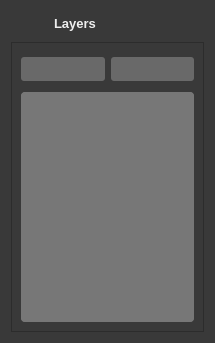
<?xml version="1.0" encoding="UTF-8"?>
<ui version="4.0">
 <class>LayerWidget</class>
 <widget class="QWidget" name="LayerWidget">
  <property name="geometry">
   <rect>
    <x>0</x>
    <y>0</y>
    <width>215</width>
    <height>343</height>
   </rect>
  </property>
  <property name="windowTitle">
   <string>Form</string>
  </property>
  <property name="styleSheet">
   <string notr="true">background-color: rgb(57,57, 57);
</string>
  </property>
  <layout class="QVBoxLayout" name="verticalLayout_2">
   <item>
    <widget class="QWidget" name="widget" native="true">
     <layout class="QHBoxLayout" name="horizontalLayout" stretch="1,5">
      <property name="topMargin">
       <number>5</number>
      </property>
      <property name="bottomMargin">
       <number>5</number>
      </property>
      <item>
       <widget class="QLabel" name="Icon">
        <property name="text">
         <string/>
        </property>
        <property name="pixmap">
         <pixmap resource="../../res.qrc">:/images/ressources/layers_icon.png</pixmap>
        </property>
       </widget>
      </item>
      <item>
       <widget class="QLabel" name="label">
        <property name="font">
         <font>
          <pointsize>10</pointsize>
          <bold>true</bold>
         </font>
        </property>
        <property name="styleSheet">
         <string notr="true">color: #EEE;</string>
        </property>
        <property name="text">
         <string>Layers</string>
        </property>
       </widget>
      </item>
     </layout>
    </widget>
   </item>
   <item>
    <widget class="QFrame" name="frame">
     <property name="frameShape">
      <enum>QFrame::StyledPanel</enum>
     </property>
     <property name="frameShadow">
      <enum>QFrame::Raised</enum>
     </property>
     <layout class="QVBoxLayout" name="verticalLayout_3">
      <item>
       <widget class="QWidget" name="widget_2" native="true">
        <layout class="QHBoxLayout" name="horizontalLayout_2">
         <property name="leftMargin">
          <number>0</number>
         </property>
         <property name="topMargin">
          <number>5</number>
         </property>
         <property name="rightMargin">
          <number>0</number>
         </property>
         <property name="bottomMargin">
          <number>5</number>
         </property>
         <item>
          <widget class="QPushButton" name="addButton">
           <property name="styleSheet">
            <string notr="true">color: #FFF;
background-color: rgb(105, 105, 105);
border-radius: 3px;
border: none;
padding: 5px 25px;
</string>
           </property>
           <property name="text">
            <string/>
           </property>
           <property name="icon">
            <iconset resource="../../res.qrc">
             <normaloff>:/images/ressources/add_icon.png</normaloff>:/images/ressources/add_icon.png</iconset>
           </property>
          </widget>
         </item>
         <item>
          <widget class="QPushButton" name="deleteButton">
           <property name="styleSheet">
            <string notr="true">color: #FFF;
background-color: rgb(105, 105, 105);
border-radius: 3px;
border: none;
padding: 5px 25px;
</string>
           </property>
           <property name="text">
            <string/>
           </property>
           <property name="icon">
            <iconset resource="../../res.qrc">
             <normaloff>:/images/ressources/trash_icon.png</normaloff>:/images/ressources/trash_icon.png</iconset>
           </property>
          </widget>
         </item>
        </layout>
       </widget>
      </item>
      <item>
       <widget class="QScrollArea" name="scrollArea">
        <property name="styleSheet">
         <string notr="true">background-color: #777;
border-radius: 4px;</string>
        </property>
        <property name="widgetResizable">
         <bool>true</bool>
        </property>
        <widget class="QWidget" name="scrollAreaWidgetContents">
         <property name="geometry">
          <rect>
           <x>0</x>
           <y>0</y>
           <width>169</width>
           <height>210</height>
          </rect>
         </property>
         <layout class="QVBoxLayout" name="verticalLayout">
          <item>
           <widget class="LayerItemWidget" name="layer_n" native="true"/>
          </item>
          <item>
           <widget class="LayerItemWidget" name="layer_n2" native="true"/>
          </item>
          <item>
           <spacer name="verticalSpacer">
            <property name="orientation">
             <enum>Qt::Vertical</enum>
            </property>
            <property name="sizeHint" stdset="0">
             <size>
              <width>20</width>
              <height>151</height>
             </size>
            </property>
           </spacer>
          </item>
         </layout>
        </widget>
       </widget>
      </item>
     </layout>
    </widget>
   </item>
  </layout>
 </widget>
 <customwidgets>
  <customwidget>
   <class>LayerItemWidget</class>
   <extends>QWidget</extends>
   <header>Widgets/LayerWidget/Item/layeritemwidget.h</header>
   <container>1</container>
  </customwidget>
 </customwidgets>
 <resources>
  <include location="../../res.qrc"/>
 </resources>
 <connections/>
</ui>
